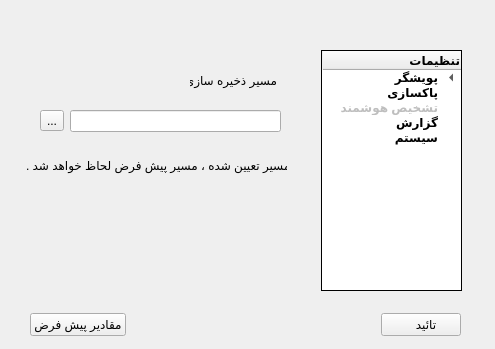
<?xml version="1.0" encoding="UTF-8"?>
<ui version="4.0">
 <class>setting</class>
 <widget class="QWidget" name="setting">
  <property name="modal" stdset="0">
   <bool>false</bool>
  </property>
  <property name="geometry">
   <rect>
    <x>0</x>
    <y>0</y>
    <width>495</width>
    <height>349</height>
   </rect>
  </property>
  <property name="sizePolicy">
   <sizepolicy hsizetype="Fixed" vsizetype="Fixed">
    <horstretch>0</horstretch>
    <verstretch>0</verstretch>
   </sizepolicy>
  </property>
  <property name="focusPolicy">
   <enum>Qt::TabFocus</enum>
  </property>
  <property name="windowTitle">
   <string>Dialog</string>
  </property>
  <property name="layoutDirection">
   <enum>Qt::LeftToRight</enum>
  </property>
  <property name="styleSheet">
   <string notr="true"/>
  </property>
  <property name="sizeGripEnabled" stdset="0">
   <bool>true</bool>
  </property>
  <widget class="QStackedWidget" name="stackedWidget">
   <property name="geometry">
    <rect>
     <x>10</x>
     <y>0</y>
     <width>301</width>
     <height>311</height>
    </rect>
   </property>
   <property name="layoutDirection">
    <enum>Qt::RightToLeft</enum>
   </property>
   <property name="currentIndex">
    <number>3</number>
   </property>
   <widget class="QWidget" name="page">
    <widget class="QGroupBox" name="gbFilesEnum">
     <property name="geometry">
      <rect>
       <x>20</x>
       <y>40</y>
       <width>251</width>
       <height>111</height>
      </rect>
     </property>
     <property name="sizePolicy">
      <sizepolicy hsizetype="Minimum" vsizetype="Minimum">
       <horstretch>0</horstretch>
       <verstretch>0</verstretch>
      </sizepolicy>
     </property>
     <property name="maximumSize">
      <size>
       <width>500</width>
       <height>500</height>
      </size>
     </property>
     <property name="layoutDirection">
      <enum>Qt::RightToLeft</enum>
     </property>
     <property name="autoFillBackground">
      <bool>true</bool>
     </property>
     <property name="title">
      <string> فایلها</string>
     </property>
     <property name="alignment">
      <set>Qt::AlignLeading|Qt::AlignLeft|Qt::AlignVCenter</set>
     </property>
     <property name="checkable">
      <bool>true</bool>
     </property>
     <layout class="QGridLayout" name="gridLayout">
      <item row="0" column="0">
       <layout class="QVBoxLayout" name="verticalLayout_4">
        <item>
         <layout class="QVBoxLayout" name="verticalLayout">
          <property name="rightMargin">
           <number>0</number>
          </property>
          <item>
           <widget class="QCheckBox" name="bckZipEnum">
            <property name="cursor">
             <cursorShape>ArrowCursor</cursorShape>
            </property>
            <property name="text">
             <string>(zip) فایل های فشرده </string>
            </property>
           </widget>
          </item>
          <item>
           <widget class="QCheckBox" name="bckRarEnum">
            <property name="text">
             <string>(Rar) فایل های آرشیو </string>
            </property>
           </widget>
          </item>
          <item>
           <widget class="QCheckBox" name="bckJustPeEnum">
            <property name="cursor">
             <cursorShape>ArrowCursor</cursorShape>
            </property>
            <property name="text">
             <string>فقط فایل های قابل اجرا</string>
            </property>
           </widget>
          </item>
         </layout>
        </item>
       </layout>
      </item>
     </layout>
    </widget>
    <widget class="QGroupBox" name="gbMemModuleEnum">
     <property name="geometry">
      <rect>
       <x>20</x>
       <y>160</y>
       <width>251</width>
       <height>111</height>
      </rect>
     </property>
     <property name="title">
      <string>ماژول ها </string>
     </property>
     <property name="checkable">
      <bool>true</bool>
     </property>
     <property name="checked">
      <bool>false</bool>
     </property>
     <widget class="QWidget" name="layoutWidget_2">
      <property name="geometry">
       <rect>
        <x>2</x>
        <y>24</y>
        <width>240</width>
        <height>68</height>
       </rect>
      </property>
      <layout class="QVBoxLayout" name="verticalLayout_3">
       <item>
        <widget class="QCheckBox" name="bckServiceEnum">
         <property name="cursor">
          <cursorShape>ArrowCursor</cursorShape>
         </property>
         <property name="layoutDirection">
          <enum>Qt::RightToLeft</enum>
         </property>
         <property name="autoFillBackground">
          <bool>false</bool>
         </property>
         <property name="text">
          <string>(kernel)سرویس های هسته ی سیستم عامل</string>
         </property>
        </widget>
       </item>
       <item>
        <widget class="QCheckBox" name="bckDllEnum">
         <property name="text">
          <string>( DLL) کتابخانه های پیوندی پویا</string>
         </property>
        </widget>
       </item>
       <item>
        <widget class="QCheckBox" name="bckProcessEnum">
         <property name="cursor">
          <cursorShape>ArrowCursor</cursorShape>
         </property>
         <property name="text">
          <string>فرآیندها</string>
         </property>
        </widget>
       </item>
      </layout>
     </widget>
    </widget>
   </widget>
   <widget class="QWidget" name="page_2">
    <widget class="QListWidget" name="listWidget_Exclude">
     <property name="geometry">
      <rect>
       <x>20</x>
       <y>69</y>
       <width>71</width>
       <height>161</height>
      </rect>
     </property>
     <property name="layoutDirection">
      <enum>Qt::LeftToRight</enum>
     </property>
     <property name="frameShape">
      <enum>QFrame::Panel</enum>
     </property>
     <property name="frameShadow">
      <enum>QFrame::Plain</enum>
     </property>
     <property name="selectionMode">
      <enum>QAbstractItemView::ExtendedSelection</enum>
     </property>
    </widget>
    <widget class="QLabel" name="label_2">
     <property name="geometry">
      <rect>
       <x>220</x>
       <y>48</y>
       <width>46</width>
       <height>13</height>
      </rect>
     </property>
     <property name="text">
      <string>دربرگیرنده</string>
     </property>
    </widget>
    <widget class="QListWidget" name="listWidget_Include">
     <property name="geometry">
      <rect>
       <x>200</x>
       <y>68</y>
       <width>71</width>
       <height>161</height>
      </rect>
     </property>
     <property name="layoutDirection">
      <enum>Qt::LeftToRight</enum>
     </property>
     <property name="frameShape">
      <enum>QFrame::Panel</enum>
     </property>
     <property name="frameShadow">
      <enum>QFrame::Plain</enum>
     </property>
     <property name="selectionMode">
      <enum>QAbstractItemView::ExtendedSelection</enum>
     </property>
    </widget>
    <widget class="QLabel" name="label_6">
     <property name="geometry">
      <rect>
       <x>28</x>
       <y>49</y>
       <width>71</width>
       <height>16</height>
      </rect>
     </property>
     <property name="text">
      <string>مستثنی کردن</string>
     </property>
    </widget>
    <widget class="QWidget" name="layoutWidget">
     <property name="geometry">
      <rect>
       <x>108</x>
       <y>77</y>
       <width>77</width>
       <height>121</height>
      </rect>
     </property>
     <layout class="QVBoxLayout" name="verticalLayout_2">
      <item>
       <widget class="QPushButton" name="pushButton_MoveAllToInclude">
        <property name="layoutDirection">
         <enum>Qt::RightToLeft</enum>
        </property>
        <property name="text">
         <string>&gt;&gt;|</string>
        </property>
       </widget>
      </item>
      <item>
       <widget class="QPushButton" name="pushButton_MoveSelectedToInclude">
        <property name="text">
         <string>&gt;&gt;</string>
        </property>
       </widget>
      </item>
      <item>
       <widget class="QPushButton" name="pushButton_MoveSelectedToExclude">
        <property name="text">
         <string>&lt;&lt;</string>
        </property>
       </widget>
      </item>
      <item>
       <widget class="QPushButton" name="pushButton_MoveAllToExclude">
        <property name="text">
         <string>|&lt;&lt;</string>
        </property>
       </widget>
      </item>
     </layout>
    </widget>
    <widget class="QLineEdit" name="lineEdit_NewInclude">
     <property name="geometry">
      <rect>
       <x>110</x>
       <y>209</y>
       <width>79</width>
       <height>21</height>
      </rect>
     </property>
     <property name="sizePolicy">
      <sizepolicy hsizetype="Expanding" vsizetype="Fixed">
       <horstretch>0</horstretch>
       <verstretch>6</verstretch>
      </sizepolicy>
     </property>
     <property name="layoutDirection">
      <enum>Qt::LeftToRight</enum>
     </property>
     <property name="frame">
      <bool>true</bool>
     </property>
    </widget>
    <widget class="QWidget" name="horizontalLayoutWidget_2">
     <property name="geometry">
      <rect>
       <x>20</x>
       <y>240</y>
       <width>171</width>
       <height>31</height>
      </rect>
     </property>
     <layout class="QHBoxLayout" name="horizontalLayout_3">
      <item>
       <widget class="QPushButton" name="pushButton_RemoveItem">
        <property name="layoutDirection">
         <enum>Qt::LeftToRight</enum>
        </property>
        <property name="text">
         <string>حذف</string>
        </property>
        <property name="icon">
         <iconset resource="sorce.qrc">
          <normaloff>:/image/remove.png</normaloff>:/image/remove.png</iconset>
        </property>
        <property name="flat">
         <bool>false</bool>
        </property>
       </widget>
      </item>
      <item>
       <spacer name="horizontalSpacer_2">
        <property name="orientation">
         <enum>Qt::Horizontal</enum>
        </property>
        <property name="sizeHint" stdset="0">
         <size>
          <width>40</width>
          <height>20</height>
         </size>
        </property>
       </spacer>
      </item>
      <item>
       <widget class="QPushButton" name="pushButton_AddInclude">
        <property name="layoutDirection">
         <enum>Qt::LeftToRight</enum>
        </property>
        <property name="text">
         <string>اضافه</string>
        </property>
        <property name="icon">
         <iconset resource="sorce.qrc">
          <normaloff>:/image/add.png</normaloff>:/image/add.png</iconset>
        </property>
        <property name="flat">
         <bool>false</bool>
        </property>
       </widget>
      </item>
     </layout>
    </widget>
   </widget>
   <widget class="QWidget" name="page_3">
    <widget class="QGroupBox" name="gbCleanActivity">
     <property name="geometry">
      <rect>
       <x>23</x>
       <y>40</y>
       <width>250</width>
       <height>120</height>
      </rect>
     </property>
     <property name="title">
      <string>عکس العمل </string>
     </property>
     <widget class="QWidget" name="layoutWidget">
      <property name="geometry">
       <rect>
        <x>144</x>
        <y>20</y>
        <width>95</width>
        <height>92</height>
       </rect>
      </property>
      <layout class="QVBoxLayout" name="lyCleanActivity">
       <item>
        <widget class="QRadioButton" name="rbNoClean">
         <property name="layoutDirection">
          <enum>Qt::RightToLeft</enum>
         </property>
         <property name="text">
          <string>عدم پاک سازی</string>
         </property>
         <property name="checked">
          <bool>true</bool>
         </property>
         <attribute name="buttonGroup">
          <string notr="true">bgCleanActivity</string>
         </attribute>
        </widget>
       </item>
       <item>
        <widget class="QRadioButton" name="rbClean">
         <property name="layoutDirection">
          <enum>Qt::RightToLeft</enum>
         </property>
         <property name="text">
          <string>پاکسازی فایل</string>
         </property>
         <attribute name="buttonGroup">
          <string notr="true">bgCleanActivity</string>
         </attribute>
        </widget>
       </item>
       <item>
        <widget class="QRadioButton" name="rbQuarantine">
         <property name="layoutDirection">
          <enum>Qt::RightToLeft</enum>
         </property>
         <property name="text">
          <string>قرنطینه</string>
         </property>
         <property name="checked">
          <bool>false</bool>
         </property>
         <attribute name="buttonGroup">
          <string notr="true">bgCleanActivity</string>
         </attribute>
        </widget>
       </item>
       <item>
        <widget class="QRadioButton" name="rbAksUsr">
         <property name="enabled">
          <bool>false</bool>
         </property>
         <property name="acceptDrops">
          <bool>false</bool>
         </property>
         <property name="layoutDirection">
          <enum>Qt::RightToLeft</enum>
         </property>
         <property name="autoFillBackground">
          <bool>false</bool>
         </property>
         <property name="text">
          <string>پرسش از کاربر</string>
         </property>
         <property name="iconSize">
          <size>
           <width>16</width>
           <height>16</height>
          </size>
         </property>
         <property name="shortcut">
          <string/>
         </property>
         <property name="checkable">
          <bool>true</bool>
         </property>
         <property name="checked">
          <bool>false</bool>
         </property>
         <attribute name="buttonGroup">
          <string notr="true">bgCleanActivity</string>
         </attribute>
        </widget>
       </item>
      </layout>
     </widget>
    </widget>
    <widget class="QGroupBox" name="gbCleanType">
     <property name="geometry">
      <rect>
       <x>20</x>
       <y>170</y>
       <width>250</width>
       <height>120</height>
      </rect>
     </property>
     <property name="layoutDirection">
      <enum>Qt::RightToLeft</enum>
     </property>
     <property name="title">
      <string>انواع پاکسازی</string>
     </property>
     <widget class="QWidget" name="layoutWidget">
      <property name="geometry">
       <rect>
        <x>5</x>
        <y>23</y>
        <width>241</width>
        <height>91</height>
       </rect>
      </property>
      <layout class="QVBoxLayout" name="lyCleanType">
       <item>
        <widget class="QCheckBox" name="bckCleanProcess">
         <property name="enabled">
          <bool>false</bool>
         </property>
         <property name="text">
          <string>پاکسازی فرآیندها</string>
         </property>
        </widget>
       </item>
       <item>
        <widget class="QCheckBox" name="bCkCleanDLL">
         <property name="enabled">
          <bool>false</bool>
         </property>
         <property name="text">
          <string>(DLL)پاکسازی کتابخانه پیوندی پویا  </string>
         </property>
        </widget>
       </item>
       <item>
        <widget class="QCheckBox" name="bckCleanCompress">
         <property name="text">
          <string>(Zip, Rar)   پاکسازی فایل های فشرده و آرشیو</string>
         </property>
        </widget>
       </item>
      </layout>
     </widget>
    </widget>
   </widget>
   <widget class="QWidget" name="page_4">
    <widget class="QLabel" name="label_4">
     <property name="geometry">
      <rect>
       <x>180</x>
       <y>70</y>
       <width>87</width>
       <height>20</height>
      </rect>
     </property>
     <property name="text">
      <string>مسیر ذخیره سازی</string>
     </property>
    </widget>
    <widget class="QLabel" name="label">
     <property name="geometry">
      <rect>
       <x>16</x>
       <y>150</y>
       <width>261</width>
       <height>31</height>
      </rect>
     </property>
     <property name="layoutDirection">
      <enum>Qt::RightToLeft</enum>
     </property>
     <property name="text">
      <string> مسیر تعیین شده ، مسیر پیش فرض لحاظ خواهد شد .</string>
     </property>
     <property name="alignment">
      <set>Qt::AlignRight|Qt::AlignTrailing|Qt::AlignVCenter</set>
     </property>
    </widget>
    <widget class="QWidget" name="layoutWidget">
     <property name="geometry">
      <rect>
       <x>30</x>
       <y>110</y>
       <width>241</width>
       <height>22</height>
      </rect>
     </property>
     <layout class="QHBoxLayout" name="horizontalLayout_2">
      <item>
       <widget class="QLineEdit" name="lineEdit_PathSaveLog">
        <property name="layoutDirection">
         <enum>Qt::RightToLeft</enum>
        </property>
       </widget>
      </item>
      <item>
       <widget class="QToolButton" name="toolButton_BrowsPathSave">
        <property name="text">
         <string>...</string>
        </property>
       </widget>
      </item>
     </layout>
    </widget>
   </widget>
   <widget class="QWidget" name="page_5">
    <widget class="QGroupBox" name="gbSystemActiviti">
     <property name="geometry">
      <rect>
       <x>10</x>
       <y>70</y>
       <width>271</width>
       <height>111</height>
      </rect>
     </property>
     <property name="layoutDirection">
      <enum>Qt::RightToLeft</enum>
     </property>
     <property name="autoFillBackground">
      <bool>true</bool>
     </property>
     <property name="title">
      <string>تنظیمات سیستم</string>
     </property>
     <property name="alignment">
      <set>Qt::AlignLeading|Qt::AlignLeft|Qt::AlignVCenter</set>
     </property>
     <property name="checkable">
      <bool>true</bool>
     </property>
     <widget class="QWidget" name="">
      <property name="geometry">
       <rect>
        <x>10</x>
        <y>40</y>
        <width>245</width>
        <height>44</height>
       </rect>
      </property>
      <layout class="QVBoxLayout" name="verticalLayout_5">
       <item>
        <widget class="QRadioButton" name="rbLogOff">
         <property name="layoutDirection">
          <enum>Qt::RightToLeft</enum>
         </property>
         <property name="autoFillBackground">
          <bool>false</bool>
         </property>
         <property name="text">
          <string> خارج شدن از محیط کاربری(Log off)</string>
         </property>
         <property name="checked">
          <bool>true</bool>
         </property>
         <attribute name="buttonGroup">
          <string notr="true">bgSystemActivity</string>
         </attribute>
        </widget>
       </item>
       <item>
        <widget class="QRadioButton" name="rbTrunOff">
         <property name="layoutDirection">
          <enum>Qt::RightToLeft</enum>
         </property>
         <property name="text">
          <string>خاموش شدن سیستم پس از اتمام کار(TurnOff)</string>
         </property>
         <attribute name="buttonGroup">
          <string notr="true">bgSystemActivity</string>
         </attribute>
        </widget>
       </item>
      </layout>
     </widget>
    </widget>
   </widget>
  </widget>
  <widget class="QTreeWidget" name="treeWidgetConfig">
   <property name="geometry">
    <rect>
     <x>321</x>
     <y>50</y>
     <width>141</width>
     <height>241</height>
    </rect>
   </property>
   <property name="font">
    <font>
     <weight>75</weight>
     <bold>true</bold>
    </font>
   </property>
   <property name="layoutDirection">
    <enum>Qt::RightToLeft</enum>
   </property>
   <property name="autoFillBackground">
    <bool>false</bool>
   </property>
   <property name="frameShape">
    <enum>QFrame::Panel</enum>
   </property>
   <property name="frameShadow">
    <enum>QFrame::Plain</enum>
   </property>
   <property name="midLineWidth">
    <number>0</number>
   </property>
   <property name="columnCount">
    <number>1</number>
   </property>
   <column>
    <property name="text">
     <string>تنظیمات</string>
    </property>
    <property name="textAlignment">
     <set>AlignRight|AlignVCenter</set>
    </property>
   </column>
   <item>
    <property name="text">
     <string>پويشگر</string>
    </property>
    <item>
     <property name="text">
      <string>نوع فایل</string>
     </property>
    </item>
    <item>
     <property name="text">
      <string>فیلتر</string>
     </property>
    </item>
   </item>
   <item>
    <property name="text">
     <string>پاکسازی </string>
    </property>
   </item>
   <item>
    <property name="text">
     <string>تشخیص هوشمند</string>
    </property>
    <property name="flags">
     <set>ItemIsSelectable|ItemIsDragEnabled|ItemIsUserCheckable</set>
    </property>
   </item>
   <item>
    <property name="text">
     <string>گزارش</string>
    </property>
   </item>
   <item>
    <property name="text">
     <string>سیستم</string>
    </property>
   </item>
  </widget>
  <widget class="QLabel" name="label_3">
   <property name="geometry">
    <rect>
     <x>6</x>
     <y>6</y>
     <width>101</width>
     <height>41</height>
    </rect>
   </property>
   <property name="text">
    <string/>
   </property>
   <property name="pixmap">
    <pixmap resource="sorce.qrc">:/settingLabel.png</pixmap>
   </property>
   <property name="scaledContents">
    <bool>true</bool>
   </property>
  </widget>
  <widget class="QWidget" name="horizontalLayoutWidget">
   <property name="geometry">
    <rect>
     <x>30</x>
     <y>310</y>
     <width>431</width>
     <height>30</height>
    </rect>
   </property>
   <layout class="QHBoxLayout" name="horizontalLayout">
    <item>
     <widget class="QPushButton" name="btnDefualt">
      <property name="text">
       <string>مقادیر پیش فرض</string>
      </property>
      <property name="icon">
       <iconset>
        <normaloff>:/image/defult_text.png</normaloff>:/image/defult_text.png</iconset>
      </property>
     </widget>
    </item>
    <item>
     <spacer name="horizontalSpacer">
      <property name="orientation">
       <enum>Qt::Horizontal</enum>
      </property>
      <property name="sizeHint" stdset="0">
       <size>
        <width>40</width>
        <height>20</height>
       </size>
      </property>
     </spacer>
    </item>
    <item>
     <widget class="QPushButton" name="btnOk">
      <property name="layoutDirection">
       <enum>Qt::LeftToRight</enum>
      </property>
      <property name="autoFillBackground">
       <bool>true</bool>
      </property>
      <property name="text">
       <string>   تائید</string>
      </property>
      <property name="icon">
       <iconset resource="sorce.qrc">
        <normaloff>:/image/accept.png</normaloff>:/image/accept.png</iconset>
      </property>
     </widget>
    </item>
   </layout>
  </widget>
 </widget>
 <resources>
  <include location="sorce.qrc"/>
  <include location="../../Gui/sorce.qrc"/>
 </resources>
 <connections/>
 <buttongroups>
  <buttongroup name="bgCleanActivity"/>
  <buttongroup name="bgSystemActivity"/>
 </buttongroups>
</ui>
